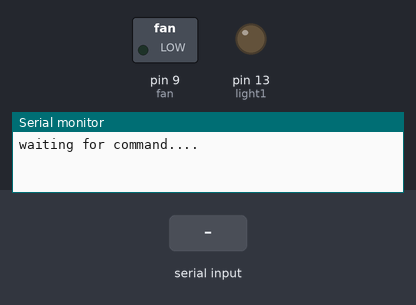
Recording of a sketch running on a simulated Arduino Uno, built with avr-gcc and run on an emulated ATmega328P. Shown: switched loads named in the sketch (green lamp = pin HIGH), output pins drawn as LEDs (lit = HIGH), the last lines printed to the serial monitor. Inputs (shaded band) come from the test bench.

Above: at 1.2 s.
1.3 s: "1" received over the second serial link
At 2.5 s:
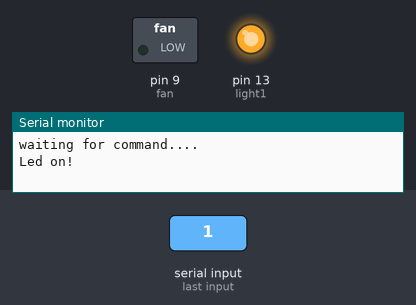
2.8 s: "4" received over the second serial link
At 4.0 s:
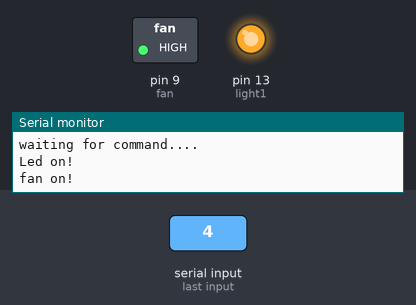
4.3 s: "2" received over the second serial link
At 5.6 s:
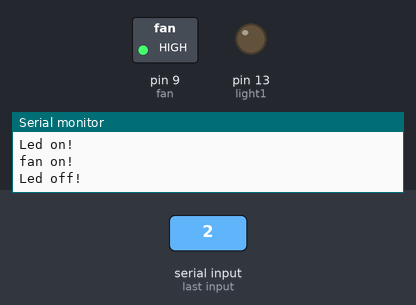
Timing chart, 0 to 7.3 s (numbered marks = the images above; inputs shaded):
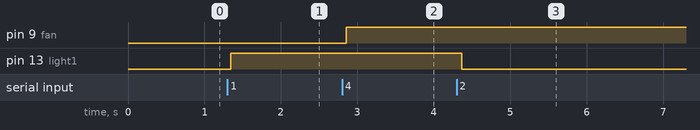

The sketch:

Home_auto.ino
```cpp
#include<SoftwareSerial.h>
SoftwareSerial BLU(0,1);
char data;

int light1 = 13;
int fan = 9;
int motorx = 10;
int motory =11;

void all_on()
{
  digitalWrite(light1, HIGH);
  digitalWrite(fan, HIGH);
}

void all_off()
{
  digitalWrite(light1, LOW);
  digitalWrite(fan, LOW);
}

void setup()
{
BLU.begin(9600);
Serial.begin(9600);
Serial.println("waiting for command....");
BLU.println("send 1 to turn on led .send 0 to turn off");

pinMode(light1, OUTPUT);
pinMode(fan, OUTPUT);
digitalWrite(motorx,HIGH);
digitalWrite(motory,LOW);
}


void loop(){
  if(BLU.available()){
    data=BLU.read();

    if(data=='1'){
      digitalWrite(light1,1);
      Serial.println("Led on!");
      BLU.println("led on!");
    }
    else if(data=='2'){
      digitalWrite(light1,0);
      Serial.println("Led off!");
      BLU.println("led off!");
    }
     else if(data=='4'){
      digitalWrite(fan,1);
      Serial.println("fan on!");
      BLU.println("fan on!");
    }
    else if(data=='3'){
      digitalWrite(fan,0);
      Serial.println("fan off!");
      BLU.println("fan off!");
    }
    else if(data=='9'){
      digitalWrite(fan,1);
      digitalWrite(light1,1);
      Serial.println("all on!");
      BLU.println("all on!");
    }
    else if(data=='8'){
      digitalWrite(fan,0);
      digitalWrite(light1,0);
      Serial.println("all off!");
      BLU.println("all off!");
    }

    else{;}
  }
 delay(100);
}
```

Measured:
- after the input at 1.3 s, pin 13 (light1): LOW → HIGH after 0.05 s
- after the input at 2.8 s, pin 9 (fan): LOW → HIGH after 0.06 s
- after the input at 4.3 s, pin 13 (light1): HIGH → LOW after 0.07 s
